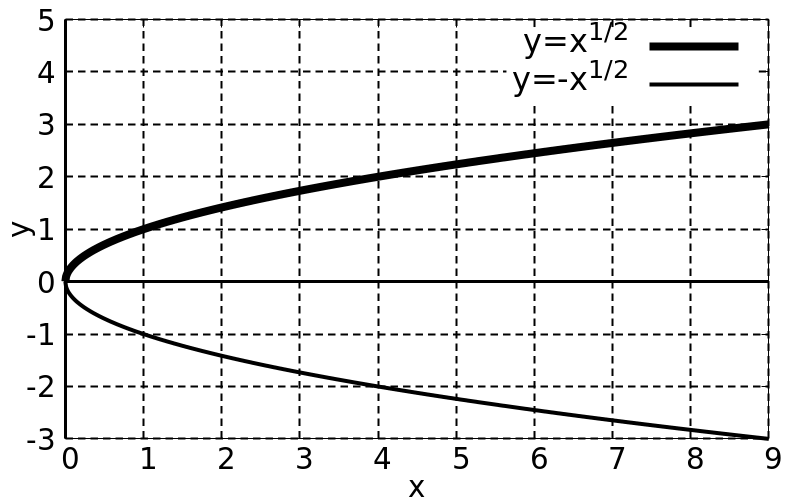

Source code (gnuplot):
load "template/function-plot.gnuplot"

set xrange [0:9]
set yrange [-3:5]

set xtics 1
set ytics 1

plot \
  sqrt(x) lc 0 lw 8 title "y=x^{1/2}", \
  -sqrt(x) lc 0 lw 4 title "y=-x^{1/2}"
